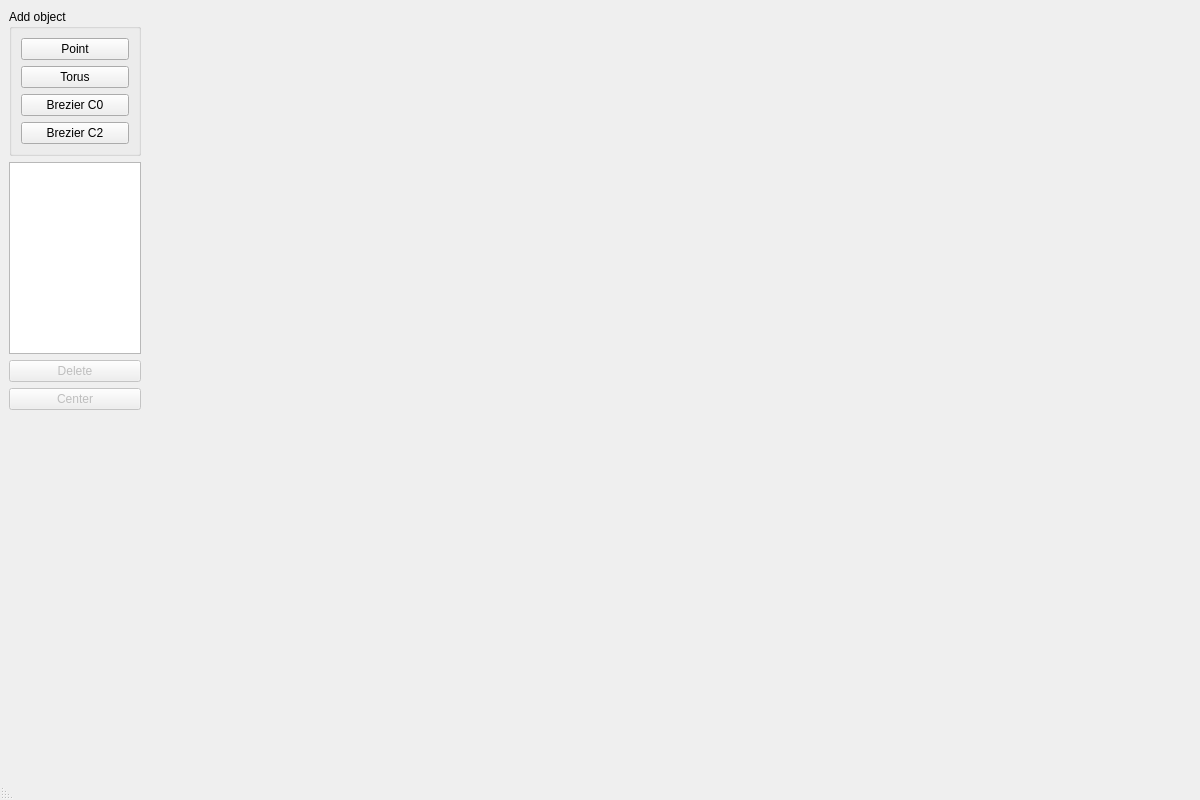
<?xml version="1.0" encoding="UTF-8"?>
<ui version="4.0">
 <class>MainWindow</class>
 <widget class="QMainWindow" name="MainWindow">
  <property name="geometry">
   <rect>
    <x>0</x>
    <y>0</y>
    <width>1200</width>
    <height>800</height>
   </rect>
  </property>
  <property name="minimumSize">
   <size>
    <width>1200</width>
    <height>800</height>
   </size>
  </property>
  <property name="maximumSize">
   <size>
    <width>16777215</width>
    <height>16777215</height>
   </size>
  </property>
  <property name="sizeIncrement">
   <size>
    <width>100</width>
    <height>100</height>
   </size>
  </property>
  <property name="windowTitle">
   <string>pyCAD</string>
  </property>
  <widget class="QWidget" name="centralwidget">
   <layout class="QHBoxLayout" name="horizontalLayout">
    <property name="leftMargin">
     <number>0</number>
    </property>
    <property name="topMargin">
     <number>0</number>
    </property>
    <property name="rightMargin">
     <number>0</number>
    </property>
    <property name="bottomMargin">
     <number>0</number>
    </property>
    <item>
     <widget class="QWidget" name="widget" native="true">
      <property name="sizePolicy">
       <sizepolicy hsizetype="Fixed" vsizetype="Preferred">
        <horstretch>0</horstretch>
        <verstretch>0</verstretch>
       </sizepolicy>
      </property>
      <property name="minimumSize">
       <size>
        <width>150</width>
        <height>0</height>
       </size>
      </property>
      <layout class="QGridLayout" name="gridLayout">
       <item row="0" column="0">
        <widget class="QGroupBox" name="addObjectsGroupBox">
         <property name="title">
          <string>Add object</string>
         </property>
         <layout class="QGridLayout" name="gridLayout_2">
          <item row="0" column="0">
           <widget class="QPushButton" name="addPoint">
            <property name="text">
             <string>Point</string>
            </property>
           </widget>
          </item>
          <item row="1" column="0">
           <widget class="QPushButton" name="addTorus">
            <property name="text">
             <string>Torus</string>
            </property>
           </widget>
          </item>
          <item row="2" column="0">
           <widget class="QPushButton" name="addBrezierC0">
            <property name="text">
             <string>Brezier C0</string>
            </property>
           </widget>
          </item>
          <item row="3" column="0">
           <widget class="QPushButton" name="addBrezierC2">
            <property name="text">
             <string>Brezier C2</string>
            </property>
           </widget>
          </item>
         </layout>
        </widget>
       </item>
       <item row="2" column="0">
        <widget class="QPushButton" name="deleteObject">
         <property name="enabled">
          <bool>false</bool>
         </property>
         <property name="text">
          <string>Delete</string>
         </property>
        </widget>
       </item>
       <item row="1" column="0">
        <widget class="QListWidget" name="objectsList">
         <property name="sizePolicy">
          <sizepolicy hsizetype="Ignored" vsizetype="Fixed">
           <horstretch>0</horstretch>
           <verstretch>0</verstretch>
          </sizepolicy>
         </property>
         <property name="horizontalScrollBarPolicy">
          <enum>Qt::ScrollBarAlwaysOff</enum>
         </property>
         <property name="selectionMode">
          <enum>QAbstractItemView::ExtendedSelection</enum>
         </property>
        </widget>
       </item>
       <item row="4" column="0">
        <spacer name="verticalSpacer">
         <property name="orientation">
          <enum>Qt::Vertical</enum>
         </property>
         <property name="sizeHint" stdset="0">
          <size>
           <width>20</width>
           <height>40</height>
          </size>
         </property>
        </spacer>
       </item>
       <item row="3" column="0">
        <widget class="QPushButton" name="centerObject">
         <property name="enabled">
          <bool>false</bool>
         </property>
         <property name="text">
          <string>Center</string>
         </property>
        </widget>
       </item>
      </layout>
     </widget>
    </item>
    <item>
     <widget class="DxRenderer" name="renderWidget" native="true">
      <property name="sizePolicy">
       <sizepolicy hsizetype="Preferred" vsizetype="Preferred">
        <horstretch>4</horstretch>
        <verstretch>0</verstretch>
       </sizepolicy>
      </property>
      <property name="focusPolicy">
       <enum>Qt::StrongFocus</enum>
      </property>
     </widget>
    </item>
    <item>
     <widget class="Controls" name="controlsWidget" native="true">
      <property name="sizePolicy">
       <sizepolicy hsizetype="Fixed" vsizetype="Preferred">
        <horstretch>0</horstretch>
        <verstretch>0</verstretch>
       </sizepolicy>
      </property>
      <property name="minimumSize">
       <size>
        <width>243</width>
        <height>0</height>
       </size>
      </property>
     </widget>
    </item>
   </layout>
  </widget>
  <widget class="QStatusBar" name="statusbar">
   <property name="layoutDirection">
    <enum>Qt::RightToLeft</enum>
   </property>
  </widget>
  <widget class="QMenuBar" name="menubar">
   <property name="geometry">
    <rect>
     <x>0</x>
     <y>0</y>
     <width>1200</width>
     <height>21</height>
    </rect>
   </property>
  </widget>
 </widget>
 <customwidgets>
  <customwidget>
   <class>Controls</class>
   <extends>QWidget</extends>
   <header>Controls/controls.h</header>
   <container>1</container>
  </customwidget>
  <customwidget>
   <class>DxRenderer</class>
   <extends>QWidget</extends>
   <header>DirectX/DXRenderer/dxRenderer.h</header>
   <container>1</container>
  </customwidget>
 </customwidgets>
 <tabstops>
  <tabstop>addPoint</tabstop>
  <tabstop>addTorus</tabstop>
  <tabstop>addBrezierC0</tabstop>
  <tabstop>addBrezierC2</tabstop>
  <tabstop>objectsList</tabstop>
  <tabstop>deleteObject</tabstop>
  <tabstop>centerObject</tabstop>
  <tabstop>renderWidget</tabstop>
 </tabstops>
 <resources/>
 <connections/>
</ui>
